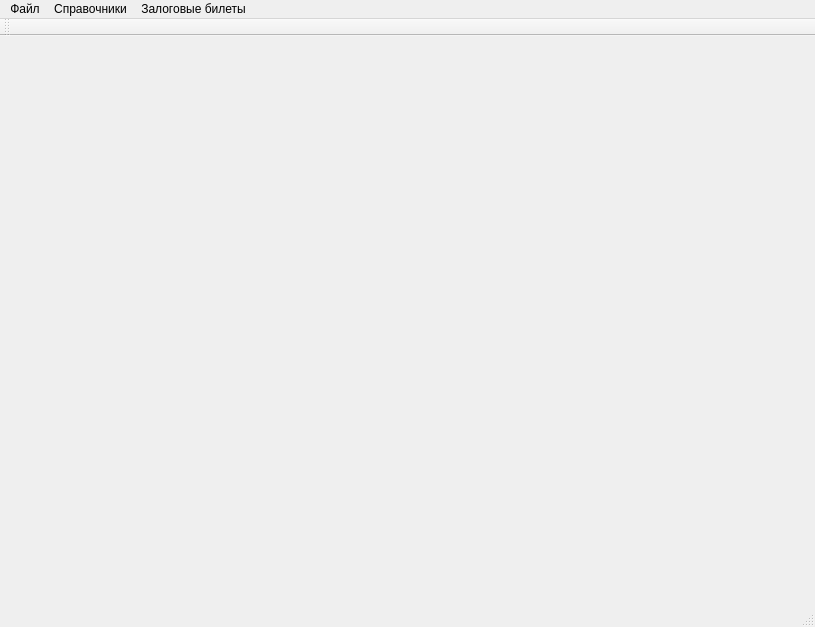
<?xml version="1.0" encoding="UTF-8"?>
<ui version="4.0">
 <class>MainWindow</class>
 <widget class="QMainWindow" name="MainWindow">
  <property name="geometry">
   <rect>
    <x>0</x>
    <y>0</y>
    <width>815</width>
    <height>627</height>
   </rect>
  </property>
  <property name="windowTitle">
   <string>MainWindow</string>
  </property>
  <widget class="QWidget" name="centralwidget"/>
  <widget class="QMenuBar" name="menubar">
   <property name="geometry">
    <rect>
     <x>0</x>
     <y>0</y>
     <width>815</width>
     <height>21</height>
    </rect>
   </property>
   <widget class="QMenu" name="menu">
    <property name="title">
     <string>Файл</string>
    </property>
   </widget>
   <widget class="QMenu" name="sprav">
    <property name="title">
     <string>Справочники</string>
    </property>
    <addaction name="sprKlients"/>
   </widget>
   <widget class="QMenu" name="menu_3">
    <property name="title">
     <string>Залоговые билеты</string>
    </property>
   </widget>
   <addaction name="menu"/>
   <addaction name="sprav"/>
   <addaction name="menu_3"/>
  </widget>
  <widget class="QToolBar" name="toolBar">
   <property name="windowTitle">
    <string>toolBar</string>
   </property>
   <attribute name="toolBarArea">
    <enum>TopToolBarArea</enum>
   </attribute>
   <attribute name="toolBarBreak">
    <bool>false</bool>
   </attribute>
  </widget>
  <widget class="QStatusBar" name="statusBar"/>
  <action name="sprKlients">
   <property name="text">
    <string>Клиенты</string>
   </property>
  </action>
 </widget>
 <resources/>
 <connections/>
</ui>
